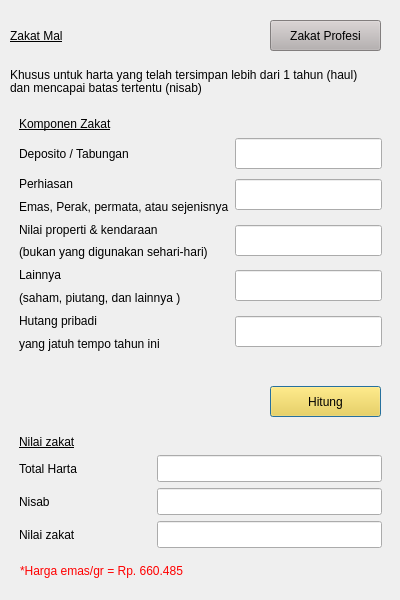
<?xml version="1.0" encoding="UTF-8"?>
<ui version="4.0">
 <class>Dialog</class>
 <widget class="QDialog" name="Dialog">
  <property name="geometry">
   <rect>
    <x>0</x>
    <y>0</y>
    <width>400</width>
    <height>600</height>
   </rect>
  </property>
  <property name="windowTitle">
   <string>Dialog</string>
  </property>
  <widget class="QLabel" name="label">
   <property name="geometry">
    <rect>
     <x>10</x>
     <y>20</y>
     <width>361</width>
     <height>31</height>
    </rect>
   </property>
   <property name="styleSheet">
    <string notr="true">font: 75 20pt &quot;Verdana&quot;;
text-decoration:underline;</string>
   </property>
   <property name="text">
    <string>Zakat Mal</string>
   </property>
  </widget>
  <widget class="QLabel" name="label_2">
   <property name="geometry">
    <rect>
     <x>10</x>
     <y>64</y>
     <width>381</width>
     <height>21</height>
    </rect>
   </property>
   <property name="styleSheet">
    <string notr="true">font: 10pt &quot;MS Shell Dlg 2&quot;;</string>
   </property>
   <property name="text">
    <string>Khusus untuk harta yang telah tersimpan lebih dari 1 tahun (haul)</string>
   </property>
  </widget>
  <widget class="QPushButton" name="pushButton">
   <property name="geometry">
    <rect>
     <x>270</x>
     <y>386</y>
     <width>111</width>
     <height>31</height>
    </rect>
   </property>
   <property name="styleSheet">
    <string notr="true">font: 12pt &quot;MS Shell Dlg 2&quot;;
background: #ffd32a;
color: rgb(0, 0, 0);
</string>
   </property>
   <property name="text">
    <string>Hitung</string>
   </property>
  </widget>
  <widget class="QLabel" name="label_13">
   <property name="geometry">
    <rect>
     <x>10</x>
     <y>80</y>
     <width>381</width>
     <height>16</height>
    </rect>
   </property>
   <property name="styleSheet">
    <string notr="true">font: 10pt &quot;MS Shell Dlg 2&quot;;</string>
   </property>
   <property name="text">
    <string>dan mencapai batas tertentu (nisab)</string>
   </property>
  </widget>
  <widget class="QFrame" name="frame">
   <property name="geometry">
    <rect>
     <x>10</x>
     <y>426</y>
     <width>381</width>
     <height>131</height>
    </rect>
   </property>
   <property name="styleSheet">
    <string notr="true"/>
   </property>
   <layout class="QGridLayout" name="gridLayout">
    <item row="2" column="0">
     <widget class="QLabel" name="label_11">
      <property name="styleSheet">
       <string notr="true">font: 12pt &quot;MS Shell Dlg 2&quot;;</string>
      </property>
      <property name="text">
       <string>Nisab</string>
      </property>
     </widget>
    </item>
    <item row="3" column="1">
     <widget class="QLineEdit" name="lineEdit_8">
      <property name="styleSheet">
       <string notr="true">height:25px;
font: 75 12pt &quot;Courier&quot;;</string>
      </property>
      <property name="alignment">
       <set>Qt::AlignRight|Qt::AlignTrailing|Qt::AlignVCenter</set>
      </property>
      <property name="readOnly">
       <bool>true</bool>
      </property>
     </widget>
    </item>
    <item row="2" column="1">
     <widget class="QLineEdit" name="lineEdit_7">
      <property name="styleSheet">
       <string notr="true">height:25px;
font: 75 12pt &quot;Courier&quot;;</string>
      </property>
      <property name="text">
       <string/>
      </property>
      <property name="alignment">
       <set>Qt::AlignRight|Qt::AlignTrailing|Qt::AlignVCenter</set>
      </property>
      <property name="readOnly">
       <bool>true</bool>
      </property>
     </widget>
    </item>
    <item row="3" column="0">
     <widget class="QLabel" name="label_12">
      <property name="styleSheet">
       <string notr="true">font: 12pt &quot;MS Shell Dlg 2&quot;;</string>
      </property>
      <property name="text">
       <string>Nilai zakat</string>
      </property>
     </widget>
    </item>
    <item row="0" column="0" colspan="2">
     <widget class="QLabel" name="label_9">
      <property name="styleSheet">
       <string notr="true">font: 75 14pt &quot;Verdana&quot;;
text-decoration:underline;</string>
      </property>
      <property name="text">
       <string>Nilai zakat</string>
      </property>
     </widget>
    </item>
    <item row="1" column="1">
     <widget class="QLineEdit" name="lineEdit_6">
      <property name="styleSheet">
       <string notr="true">height:25px;
font: 75 12pt &quot;Courier&quot;;height:25px;</string>
      </property>
      <property name="alignment">
       <set>Qt::AlignRight|Qt::AlignTrailing|Qt::AlignVCenter</set>
      </property>
      <property name="readOnly">
       <bool>true</bool>
      </property>
     </widget>
    </item>
    <item row="1" column="0">
     <widget class="QLabel" name="label_10">
      <property name="styleSheet">
       <string notr="true">font: 12pt &quot;MS Shell Dlg 2&quot;;</string>
      </property>
      <property name="text">
       <string>Total Harta                      </string>
      </property>
     </widget>
    </item>
   </layout>
  </widget>
  <widget class="QFrame" name="frame">
   <property name="geometry">
    <rect>
     <x>10</x>
     <y>106</y>
     <width>381</width>
     <height>255</height>
    </rect>
   </property>
   <property name="styleSheet">
    <string notr="true"/>
   </property>
   <layout class="QGridLayout" name="gridLayout_2">
    <item row="0" column="0" colspan="2">
     <widget class="QLabel" name="label_3">
      <property name="styleSheet">
       <string notr="true">
font: 75 14pt &quot;Verdana&quot;;
text-decoration:underline;</string>
      </property>
      <property name="text">
       <string>Komponen Zakat</string>
      </property>
     </widget>
    </item>
    <item row="2" column="0">
     <widget class="QLabel" name="label_5">
      <property name="styleSheet">
       <string notr="true">font: 12pt &quot;MS Shell Dlg 2&quot;;</string>
      </property>
      <property name="text">
       <string>Perhiasan</string>
      </property>
     </widget>
    </item>
    <item row="8" column="0">
     <widget class="QLabel" name="label_8">
      <property name="styleSheet">
       <string notr="true">font: 12pt &quot;MS Shell Dlg 2&quot;;</string>
      </property>
      <property name="text">
       <string>Hutang pribadi</string>
      </property>
     </widget>
    </item>
    <item row="2" column="1" rowspan="2">
     <widget class="QLineEdit" name="lineEdit_2">
      <property name="styleSheet">
       <string notr="true">height:25px;
font: 75 12pt &quot;Courier&quot;;</string>
      </property>
      <property name="alignment">
       <set>Qt::AlignRight|Qt::AlignTrailing|Qt::AlignVCenter</set>
      </property>
     </widget>
    </item>
    <item row="8" column="1" rowspan="2">
     <widget class="QLineEdit" name="lineEdit_5">
      <property name="styleSheet">
       <string notr="true">height:25px;
font: 75 12pt &quot;Courier&quot;;</string>
      </property>
      <property name="alignment">
       <set>Qt::AlignRight|Qt::AlignTrailing|Qt::AlignVCenter</set>
      </property>
     </widget>
    </item>
    <item row="3" column="0">
     <widget class="QLabel" name="label_14">
      <property name="text">
       <string>Emas, Perak, permata, atau sejenisnya</string>
      </property>
     </widget>
    </item>
    <item row="9" column="0">
     <widget class="QLabel" name="label_17">
      <property name="text">
       <string>yang jatuh tempo tahun ini</string>
      </property>
     </widget>
    </item>
    <item row="4" column="1" rowspan="2">
     <widget class="QLineEdit" name="lineEdit_3">
      <property name="styleSheet">
       <string notr="true">height:25px;
font: 75 12pt &quot;Courier&quot;;</string>
      </property>
      <property name="alignment">
       <set>Qt::AlignRight|Qt::AlignTrailing|Qt::AlignVCenter</set>
      </property>
     </widget>
    </item>
    <item row="1" column="1">
     <widget class="QLineEdit" name="lineEdit">
      <property name="styleSheet">
       <string notr="true">height:25px;
font: 75 12pt &quot;Courier&quot;;</string>
      </property>
      <property name="alignment">
       <set>Qt::AlignRight|Qt::AlignTrailing|Qt::AlignVCenter</set>
      </property>
     </widget>
    </item>
    <item row="4" column="0">
     <widget class="QLabel" name="label_6">
      <property name="styleSheet">
       <string notr="true">font: 12pt &quot;MS Shell Dlg 2&quot;;</string>
      </property>
      <property name="text">
       <string>Nilai properti &amp; kendaraan </string>
      </property>
     </widget>
    </item>
    <item row="5" column="0">
     <widget class="QLabel" name="label_15">
      <property name="text">
       <string>(bukan yang digunakan sehari-hari)</string>
      </property>
     </widget>
    </item>
    <item row="1" column="0">
     <widget class="QLabel" name="label_4">
      <property name="styleSheet">
       <string notr="true">font: 12pt &quot;MS Shell Dlg 2&quot;;</string>
      </property>
      <property name="text">
       <string>Deposito / Tabungan</string>
      </property>
     </widget>
    </item>
    <item row="6" column="1" rowspan="2">
     <widget class="QLineEdit" name="lineEdit_4">
      <property name="styleSheet">
       <string notr="true">height:25px;
font: 75 12pt &quot;Courier&quot;;</string>
      </property>
      <property name="alignment">
       <set>Qt::AlignRight|Qt::AlignTrailing|Qt::AlignVCenter</set>
      </property>
     </widget>
    </item>
    <item row="7" column="0">
     <widget class="QLabel" name="label_16">
      <property name="text">
       <string>(saham, piutang, dan lainnya )</string>
      </property>
     </widget>
    </item>
    <item row="6" column="0">
     <widget class="QLabel" name="label_7">
      <property name="styleSheet">
       <string notr="true">font: 12pt &quot;MS Shell Dlg 2&quot;;</string>
      </property>
      <property name="text">
       <string>Lainnya</string>
      </property>
     </widget>
    </item>
   </layout>
  </widget>
  <widget class="QLabel" name="label_18">
   <property name="geometry">
    <rect>
     <x>20</x>
     <y>560</y>
     <width>351</width>
     <height>21</height>
    </rect>
   </property>
   <property name="styleSheet">
    <string notr="true">color: rgb(255, 0, 0);</string>
   </property>
   <property name="text">
    <string>*Harga emas/gr = Rp. 660.485</string>
   </property>
  </widget>
  <widget class="QPushButton" name="pushButton_2">
   <property name="geometry">
    <rect>
     <x>270</x>
     <y>20</y>
     <width>111</width>
     <height>31</height>
    </rect>
   </property>
   <property name="styleSheet">
    <string notr="true">font: 10pt &quot;MS Shell Dlg 2&quot;;
background: rgb(182, 176, 176);
color: rgb(0, 0, 0);
</string>
   </property>
   <property name="text">
    <string>Zakat Profesi</string>
   </property>
  </widget>
 </widget>
 <resources/>
 <connections/>
</ui>
